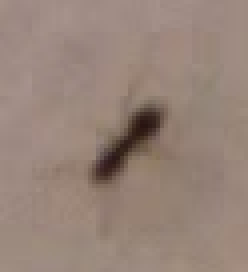
#> input picture gui/colleditor/test2.png, 62 x 68 px (shown 4 times larger)
$ python -i utils.py   (imports and definitions only)
#> lines starting #> are read from the running program, lines starting #| are printed output that depends on the picture
#> further down, picture is the input picture: shape (68, 62, 3); mean B, G, R 121.2, 131.8, 151.7
from __future__ import division
from __future__ import unicode_literals
from past.utils import old_div
import cv2
import numpy as np
import matplotlib.pyplot as plt

def get_shift(image, w=-1, h=-1, blur_kernel=3, blur_sigma=0.3, shift_x=2, shift_y=2):
#> called with w = -1, h = -1, blur_kernel = 3, blur_sigma = 0.3, shift_x = -1, shift_y = 0
    if w < 0 or h < 0:
        w, h, c = image.shape
#> w = 68; h = 62; c = 3

    # prepare first image (original), make it grayscale and blurre
    img1 = cv2.cvtColor(image, cv2.COLOR_BGR2GRAY)
    img1 = cv2.GaussianBlur(img1, (blur_kernel, blur_kernel), blur_sigma)

    # create shift matrix
    M = np.float32([[1, 0, shift_x],[0, 1, shift_y]])
    # apply shift matrix
    img2 = cv2.warpAffine(image, M, (w, h))
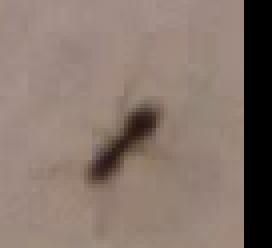
#> img2: shape (62, 68, 3) (shown 4 times larger); mean B, G, R 108.1, 117.6, 135.5

    # prepare second image (tranlated), make it grayscale and blurred
    img2 = cv2.cvtColor(img2, cv2.COLOR_BGR2GRAY)
#> img2: shape (62, 68)
    img2 = cv2.GaussianBlur(img2, (blur_kernel, blur_kernel), blur_sigma)

    # get dif image
#> (the run stopped early here; a loop or call above may not have finished)
